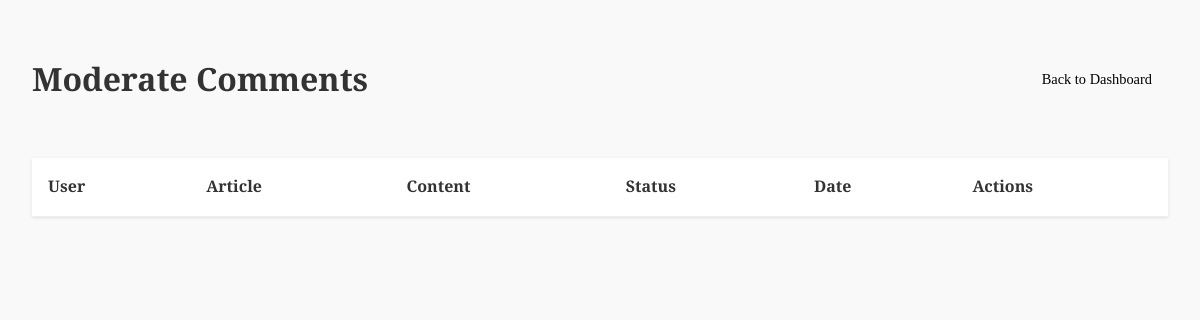
The app's page /index.php?page=admin_comments (signed in), older data.
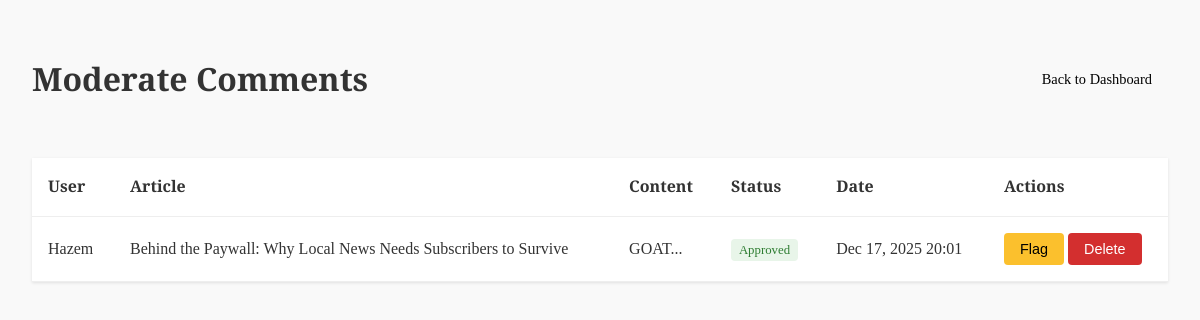
The same page, newer data.
### tables this page shows
CREATE TABLE `comments` (
  `id` int NOT NULL AUTO_INCREMENT,
  `user_id` int NOT NULL,
  `article_id` int NOT NULL,
  `content` text NOT NULL,
  `status` enum('pending','approved','flagged') DEFAULT 'pending',
  `created_at` timestamp NULL DEFAULT CURRENT_TIMESTAMP,
  PRIMARY KEY (`id`),
  KEY `user_id` (`user_id`),
  KEY `article_id` (`article_id`),
  CONSTRAINT `comments_ibfk_1` FOREIGN KEY (`user_id`) REFERENCES `users` (`id`) ON DELETE CASCADE,
  CONSTRAINT `comments_ibfk_2` FOREIGN KEY (`article_id`) REFERENCES `articles` (`id`) ON DELETE CASCADE
);

CREATE TABLE `users` (
  `id` int NOT NULL AUTO_INCREMENT,
  `username` varchar(50) NOT NULL,
  `email` varchar(100) NOT NULL,
  `password` varchar(255) NOT NULL,
  `created_at` timestamp NULL DEFAULT CURRENT_TIMESTAMP,
  `is_admin` tinyint(1) DEFAULT '0',
  `status` enum('active','suspended') DEFAULT 'active',
  PRIMARY KEY (`id`),
  UNIQUE KEY `username` (`username`),
  UNIQUE KEY `email` (`email`)
);

CREATE TABLE `articles` (
  `id` int NOT NULL AUTO_INCREMENT,
  `title` varchar(255) NOT NULL,
  `content` text NOT NULL,
  `author` varchar(100) DEFAULT NULL,
  `category` varchar(100) DEFAULT NULL,
  `language` varchar(10) DEFAULT 'en',
  `thumbnail` varchar(255) DEFAULT NULL,
  `created_at` timestamp NULL DEFAULT CURRENT_TIMESTAMP,
  `status` enum('draft','published','archived') DEFAULT 'draft',
  `scheduled_at` datetime DEFAULT NULL,
  `is_featured` tinyint(1) DEFAULT '0',
  `visibility` enum('public','subscribed') DEFAULT 'public',
  `tags` text,
  `required_level` int DEFAULT '0',
  `required_plan_id` int DEFAULT NULL,
  PRIMARY KEY (`id`)
);

### src/Controllers/Comment_C.php (called while the page is built, shortened)
<?php
require_once __DIR__ . '/../Models/Comment.php';
class CommentController {
    public function admin_index() {
        $commentModel = new Comment();
        $comments = $commentModel->getAllComments();
        include __DIR__ . '/../Views/Admin/Comments/index.php';
    }
}

### src/index.php (called while the page is built, shortened)
<?php
require __DIR__ . '/config/DataBase_Connection.php';
$selectedLang = $_SESSION['lang'] ?? 'en';
$page = $_GET['page'] ?? "";
Router::route($page, $selectedLang);

### src/Models/Comment.php (called while the page is built, shortened)
<?php
require_once __DIR__ . "/../config/DataBase_Connection.php";
class Comment {
    private $conn;
    public function __construct() {
        $db = new Database();
        $this->conn = $db->connect();
    }
    public function getAllComments() {
        $sql = "SELECT c.*, u.username, a.title as article_title
                FROM comments c
                LEFT JOIN users u ON c.user_id = u.id
                LEFT JOIN articles a ON c.article_id = a.id
                ORDER BY c.created_at DESC";
        $stmt = $this->conn->query($sql);
        return $stmt->fetchAll(PDO::FETCH_ASSOC);
    }
}

### src/Config/DataBase_Connection.php (called while the page is built, shortened)
<?php
if (!class_exists('Database')) {
class Database {
    private $host = "db";
    private $db_name = "News";
    private $username = "Rain";
    private $password = "Sunny";
    public function __construct() {
        $this->host = getenv('DB_HOST') ?: 'db';
        $this->db_name = getenv('DB_NAME') ?: 'News';
        $this->username = getenv('DB_USER') ?: 'Rain';
        $this->password = getenv('DB_PASS') ?: 'Sunny';
    }
    public function connect() {
        $this->conn = null;
        try {
            $this->conn = new PDO(
                "mysql:host={$this->host};dbname={$this->db_name};charset=utf8",
                $this->username,
                $this->password
            );
            $this->conn->setAttribute(PDO::ATTR_ERRMODE, PDO::ERRMODE_EXCEPTION);
        } catch(PDOException $e) {
            die("Database Connection Error: " . $e->getMessage());
        }
        return $this->conn;
    }
}
}

### src/Views/Admin/Comments/index.php (the view, shortened to what this page needs)
<!DOCTYPE html>
<html lang="en">
<head>
    <link rel="stylesheet" href="../../Assets/CSS/theme.css">
</head>
<body>
    <div class="admin-page">
        <div class="page-header">
            <h1>Moderate Comments</h1>
            <a href="index.php?page=admin" class="btn">Back to Dashboard</a>
        </div>
        <table class="table">
            <thead>
                <tr>
                    <th>User</th>
                    <th>Article</th>
                    <th>Content</th>
                    <th>Status</th>
                    <th>Date</th>
                    <th>Actions</th>
                </tr>
            </thead>
            <tbody>
                <?php foreach ($comments as $comment): ?>
                <tr>
                    <td><?= htmlspecialchars($comment['username'] ?? 'Unknown') ?></td>
                    <td><?= htmlspecialchars($comment['article_title'] ?? 'Unknown') ?></td>
                    <td class="comment-content"><?= htmlspecialchars(substr($comment['content'], 0, 100)) ?>...</td>
                    <td>
                        <span class="badge badge-<?= $comment['status'] ?? 'pending' ?>">
                            <?= ucfirst($comment['status'] ?? 'pending') ?>
                        </span>
                    </td>
                    <td><?= date('M j, Y H:i', strtotime($comment['created_at'])) ?></td>
                    <td>
                        <?php if (($comment['status'] ?? 'pending') !== 'flagged'): ?>
                            <form action="index.php?page=admin_comment_reject" method="POST" style="display:inline;">
                                <button type="submit" class="btn btn-warning">Flag</button>
                            </form>
                        <?php endif; ?>
                        <form action="index.php?page=admin_comment_delete" method="POST" style="display:inline;" onsubmit="return confirm('Permanently delete this comment?');">
                            <button type="submit" class="btn btn-danger">Delete</button>
                        </form>
                    </td>
                </tr>
                <?php endforeach; ?>
            </tbody>
        </table>
    </div>
</body>
</html>

Row changes from the older to the newer data that the page shows:
added comments: user.username "Hazem", article.title "Behind the Paywall: Why Local News Needs Subscribers to Survive", content "GOAT", status "Approved", created_at "Dec 17, 2025 20:01"
